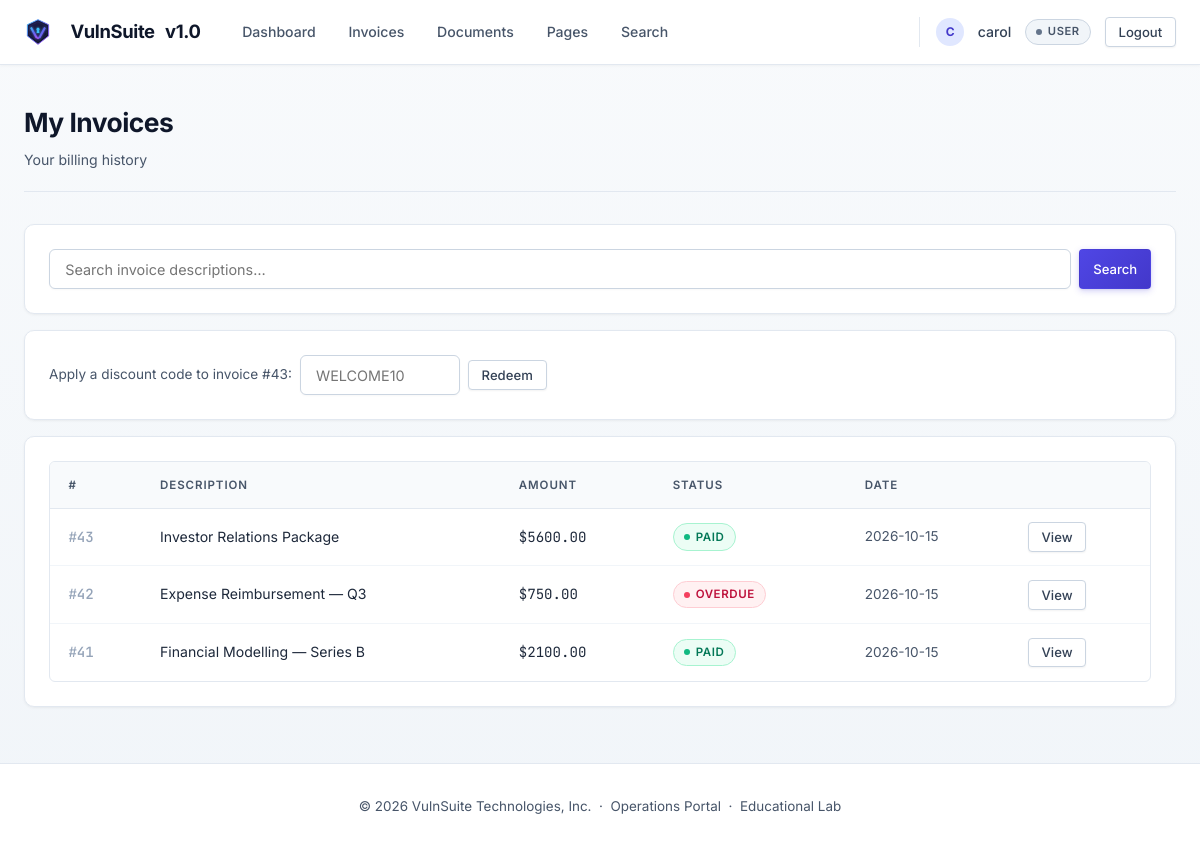
The app's page /invoices (signed in) with its own data.
### tables this page shows
CREATE TABLE invoices (
        id          INTEGER PRIMARY KEY AUTOINCREMENT,
        user_id     INTEGER NOT NULL,
        amount      REAL NOT NULL,
        description TEXT NOT NULL,
        status      TEXT DEFAULT 'pending',
        discount_redeemed INTEGER DEFAULT 0,
        created_at  TEXT DEFAULT (datetime('now')),
        FOREIGN KEY (user_id) REFERENCES users(id)
    );

### routes/invoice_routes.py (the view)
@invoice_bp.route("/invoices")
@login_required
def my_invoices():
    user     = current_user()
    db       = get_db()
    invoices = db.execute(
        "SELECT * FROM invoices WHERE user_id=? ORDER BY id DESC", (user["id"],)
    ).fetchall()
    return render_template("invoice/my_invoices.html", invoices=invoices)

### auth.py (called while the page is built)
def current_user():
    return {
        "id":       session.get("user_id"),
        "username": session.get("username"),
        "role":     session.get("role"),
    } if "user_id" in session else None

def login_required(f):
    @wraps(f)
    def decorated(*args, **kwargs):
        if not current_user():
            return redirect(url_for("auth.login"))
        return f(*args, **kwargs)
    return decorated

### db.py (called while the page is built)
def get_db():
    if "db" not in g:
        db_path = current_app.config["DATABASE"]
        g.db = sqlite3.connect(db_path, detect_types=sqlite3.PARSE_DECLTYPES,
                               timeout=10)
        g.db.row_factory = sqlite3.Row
        g.db.execute("PRAGMA busy_timeout = 8000")
    return g.db

### templates/invoice/my_invoices.html (shortened to what this page needs)
{% extends "base.html" %}
{% block content %}
<div class="page-header">
  <div>
    <h1 class="page-title">My Invoices</h1>
    <p class="page-sub">Your billing history</p>
  </div>
</div>
<div class="card" style="margin-bottom:1rem;">
  <form action="{{ url_for('extra.search_invoices') }}" method="get" style="display:flex; gap:0.5rem;">
    <input type="text" name="q" placeholder="Search invoice descriptions…" style="flex:1;" />
    <button type="submit" class="btn btn-sm btn-primary">Search</button>
  </form>
</div>
<div class="card" style="margin-bottom:1rem;">
  <form action="{{ url_for('extra.redeem_discount', invoice_id=invoices[0]['id'] if invoices else 0) }}"
        method="post" style="display:flex; gap:0.5rem; align-items:center;">
    <span class="text-muted" style="font-size:0.85rem;">Apply a discount code to invoice&nbsp;#{{ invoices[0]['id'] if invoices else '—' }}:</span>
    <input type="text" name="code" placeholder="WELCOME10" style="max-width:160px;" />
    <button type="submit" class="btn btn-sm btn-ghost" {% if not invoices %}disabled{% endif %}>Redeem</button>
  </form>
</div>
<div class="card">
  {% if invoices %}
  <div class="table-wrap">
    <table>
      <thead>
        <tr><th>#</th><th>Description</th><th>Amount</th><th>Status</th><th>Date</th><th></th></tr>
      </thead>
      <tbody>
        {% for inv in invoices %}
        <tr>
          <td class="td-id">#{{ inv['id'] }}</td>
          <td>{{ inv['description'] }}</td>
          <td class="mono">${{ "%.2f"|format(inv['amount']) }}</td>
          <td><span class="status-pill status-{{ inv['status'] }}">{{ inv['status'] }}</span></td>
          <td class="text-muted" style="font-size:0.85rem;">{{ inv['created_at'][:10] }}</td>
          <td>
            <a href="{{ url_for('invoice.view_invoice', invoice_id=inv['id']) }}"
               class="btn btn-ghost btn-sm">View</a>
          </td>
        </tr>
        {% endfor %}
      </tbody>
    </table>
  </div>
  {% else %}
  <p class="text-muted">No invoices found.</p>
  {% endif %}
</div>
{% endblock %}

### records on screen
invoices: id "43", description "Investor Relations Package", amount "5600.00", status "PAID", created_at "2026-10-15"
invoices: id "42", description "Expense Reimbursement — Q3", amount "750.00", status "OVERDUE", created_at "2026-10-15"
invoices: id "41", description "Financial Modelling — Series B", amount "2100.00", status "PAID", created_at "2026-10-15"

### other values on screen
{{ current_user.username[:1].upper() }} "C"
{{ current_user.username }} "carol"
{{ current_user.role }} "USER"
